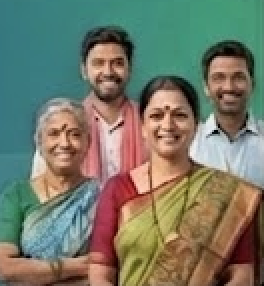
#> input picture frontend/family-hero.png, 132 x 143 px (shown 2 times larger)
$ python -i preprocess.py   (imports and definitions only)
#> lines starting #> are read from the running program, lines starting #| are printed output that depends on the picture; after the words box and inside, x2 and y2 are one past the last pixel; in counts of white or black regions, pixels touching at a corner belong together
import cv2

def preprocess_image(image_path):
#> called with image_path = '../../frontend/family-hero.png'
    image = cv2.imread(image_path)
#> image is the input picture: shape (143, 132, 3); mean B, G, R 104.1, 121.2, 118

    if image is None:
        raise FileNotFoundError(f"Unable to read image: {image_path}")

    gray = cv2.cvtColor(image, cv2.COLOR_BGR2GRAY)
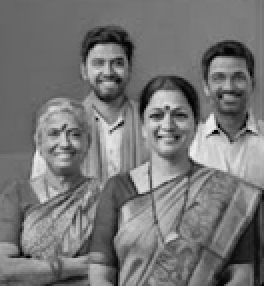
#> gray: shape (143, 132) (shown 2 times larger); min 1, max 239, mean 118.3
    blur = cv2.GaussianBlur(gray, (5, 5), 0)
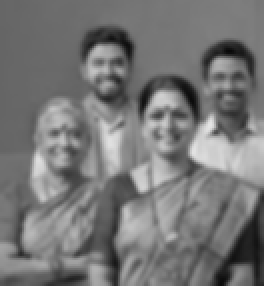
#> blur: shape (143, 132) (shown 2 times larger); min 8, max 229, mean 118.3

    thresh = cv2.threshold(
        blur, 0, 255,
        cv2.THRESH_BINARY + cv2.THRESH_OTSU
    )[1]
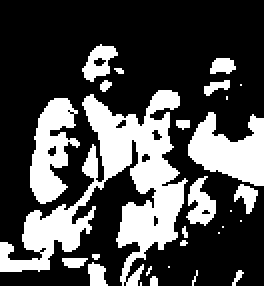
#> thresh: shape (143, 132) (shown 2 times larger); 29.9% white; 28 white regions (15 under 20 px), largest, box (x1, y1, x2, y2) and area: (0, 45, 94, 143) 3117, (94, 56, 132, 93) 858, (15, 49, 40, 102) 762

    return thresh

>>> result = preprocess_image('../../frontend/family-hero.png')
